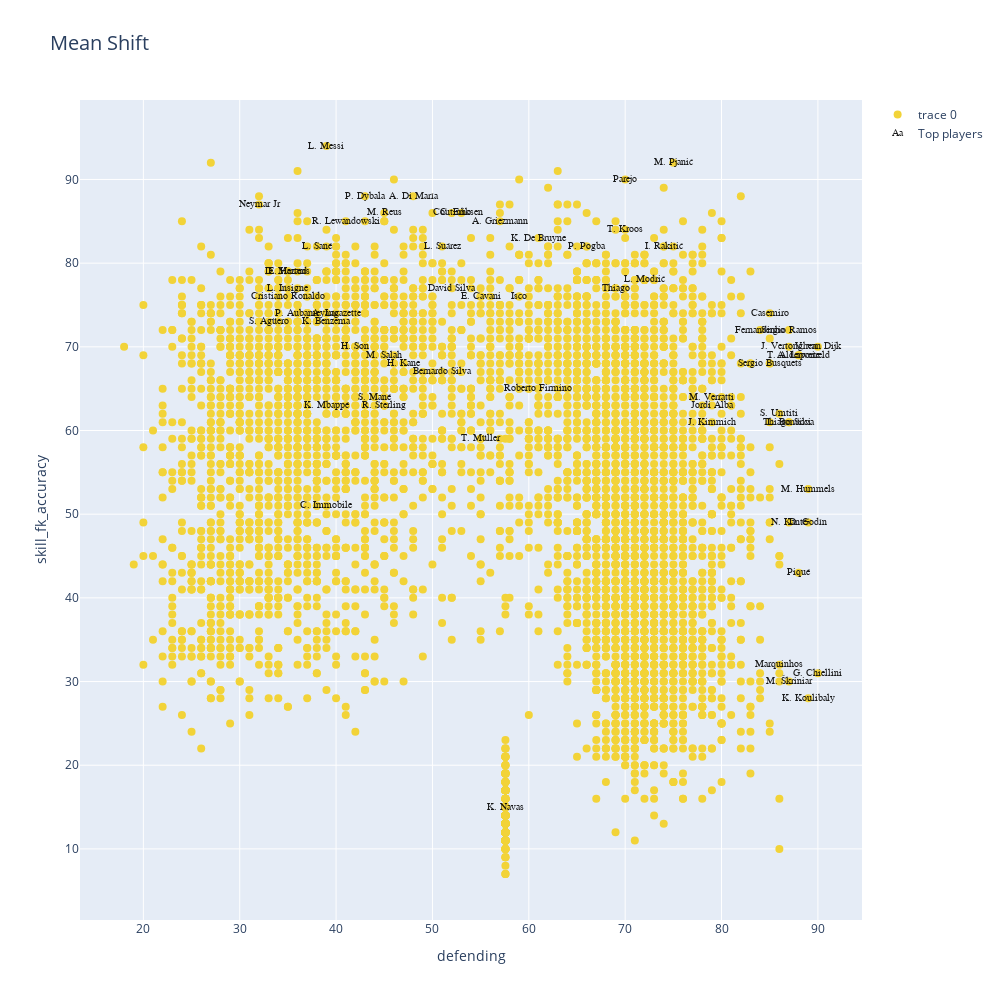

The code cell stored with this chart in its notebook:
### Code cell
data=[]
bool_crack=df_n["overall"] > 85
bool_no_crack=df_n["overall"]<86


#Eligo dos números entre 0 y  de n_skills-1
skill_1=skills_ratings[5]
skill_2=skills_ratings[14]


MeanShift_clusters = go.Scatter(x=df_skills[skill_1], y=df_skills[skill_2],
                           mode='markers',
                        text=df_n.loc[:,'short_name'],
                           marker=dict(
                                size=8,
                                color = clusters2.astype(np.float), #set color equal to a variable
                                colorscale='Portland',
                                showscale=False)
                           )

crack =go.Scatter(x=df_skills.loc[bool_crack,skill_1], y=df_skills.loc[bool_crack,skill_2],name='Top players',
                      text=df_n.loc[bool_crack,'short_name'],
                      textfont=dict(family='sans serif',size=10,color='black'),
                      opacity=0.9,mode='text')

data=[MeanShift_clusters,crack]

layout = go.Layout(title="Mean Shift",titlefont=dict(size=20),
                xaxis=dict(title=skill_1),
                yaxis=dict(title=skill_2),
                autosize=False, width=1000,height=1000)

fig = go.Figure(data=data, layout=layout)

iplot(fig)

### Figure 1 — Plotly figure (JSON) as saved in the notebook; plotly's stock layout.template omitted (floating-point values rounded to 4 significant figures; data arrays with more than 128 entries replaced by an {"elided": "..."} marker saying what was removed)
{"data": [{"marker": {"color": {"elided": "5337 int values"}, "colorscale": [[0, "rgb(12,51,131)"], [0.25, "rgb(10,136,186)"], [0.5, "rgb(242,211,56)"], [0.75, "rgb(242,143,56)"], [1, "rgb(217,30,30)"]], "showscale": false, "size": 8}, "mode": "markers", "text": {"elided": "5337 str values"}, "type": "scatter", "x": {"elided": "5337 float values"}, "y": {"elided": "5337 int values"}}, {"mode": "text", "name": "Top players", "opacity": 0.9, "text": ["L. Messi", "Cristiano Ronaldo", "Neymar Jr", "E. Hazard", "K. De Bruyne", "V. van Dijk", "L. Modrić", "M. Salah", "K. Mbappé", "K. Koulibaly", "H. Kane", "N. Kanté", "G. Chiellini", "S. Agüero", "Sergio Ramos", "L. Suárez", "R. Lewandowski", "Sergio Busquets", "A. Griezmann", "P. Dybala", "P. Pogba", "R. Sterling", "C. Eriksen", "Piqué", "David Silva", "E. Cavani", "D. Godín", "T. Kroos", "M. Reus", "P. Aubameyang", "S. Mané", "A. Laporte", "Bernardo Silva", "Casemiro", "H. Son", "Fernandinho", "Thiago Silva", "K. Benzema", "J. Vertonghen", "D. Mertens", "M. Hummels", "T. Alderweireld", "Jordi Alba", "Thiago", "K. Navas", "L. Insigne", "L. Sané", "Marquinhos", "M. Škriniar", "M. Verratti", "S. Umtiti", "J. Kimmich", "Isco", "Roberto Firmino", "I. Rakitić", "M. Pjanić", "A. Di María", "L. Bonucci", "Coutinho", "Parejo", "T. Müller", "C. Immobile", "A. Lacazette"], "textfont": {"color": "black", "family": "sans serif", "size": 10}, "type": "scatter", "x": [39, 35, 32, 35, 61, 90, 72, 45, 39, 89, 47, 87, 90, 33, 87, 51, 41, 85, 57, 43, 66, 45, 53, 88, 52, 55, 89, 70, 45, 37, 44, 88, 51, 85, 42, 84, 87, 39, 87, 35, 89, 88, 79, 69, 57.57, 35, 38, 86, 87, 79, 86, 79, 59, 61, 74, 75, 48, 87, 52, 70, 55, 39, 40], "y": [94, 76, 87, 79, 83, 70, 78, 69, 63, 28, 68, 49, 31, 73, 72, 82, 85, 68, 85, 88, 82, 63, 86, 43, 77, 76, 49, 84, 86, 74, 64, 69, 67, 74, 70, 72, 61, 73, 70, 79, 53, 69, 63, 77, 15, 77, 82, 32, 30, 64, 62, 61, 76, 65, 82, 92, 88, 61, 86, 90, 59, 51, 74]}], "layout": {"autosize": false, "height": 1000, "title": {"font": {"size": 20}, "text": "Mean Shift"}, "width": 1000, "xaxis": {"title": {"text": "defending"}}, "yaxis": {"title": {"text": "skill_fk_accuracy"}}}}
